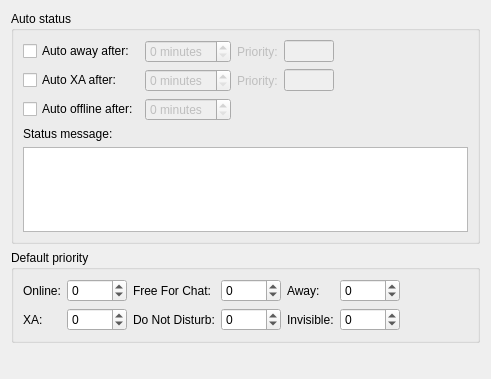
<?xml version="1.0" encoding="UTF-8"?>
<ui version="4.0">
 <class>OptStatusAuto</class>
 <widget class="QWidget" name="OptStatusAuto">
  <property name="geometry">
   <rect>
    <x>0</x>
    <y>0</y>
    <width>491</width>
    <height>379</height>
   </rect>
  </property>
  <property name="windowTitle">
   <string>Form</string>
  </property>
  <layout class="QVBoxLayout" name="verticalLayout_2">
   <item>
    <widget class="QGroupBox" name="groupBox">
     <property name="title">
      <string>Auto status</string>
     </property>
     <layout class="QVBoxLayout" name="verticalLayout">
      <item>
       <layout class="QGridLayout" name="_2">
        <property name="margin">
         <number>0</number>
        </property>
        <property name="spacing">
         <number>6</number>
        </property>
        <item row="2" column="1">
         <widget class="QSpinBox" name="sb_asOffline">
          <property name="enabled">
           <bool>false</bool>
          </property>
          <property name="suffix">
           <string> minutes</string>
          </property>
         </widget>
        </item>
        <item row="1" column="1">
         <widget class="QSpinBox" name="sb_asXa">
          <property name="enabled">
           <bool>false</bool>
          </property>
          <property name="suffix">
           <string> minutes</string>
          </property>
         </widget>
        </item>
        <item row="2" column="0">
         <widget class="QCheckBox" name="ck_asOffline">
          <property name="text">
           <string>Auto offline after:</string>
          </property>
         </widget>
        </item>
        <item row="1" column="0">
         <widget class="QCheckBox" name="ck_asXa">
          <property name="text">
           <string>Auto XA after:</string>
          </property>
         </widget>
        </item>
        <item row="0" column="0">
         <widget class="QCheckBox" name="ck_asAway">
          <property name="text">
           <string>Auto away after:</string>
          </property>
         </widget>
        </item>
        <item row="0" column="1">
         <widget class="QSpinBox" name="sb_asAway">
          <property name="enabled">
           <bool>false</bool>
          </property>
          <property name="suffix">
           <string> minutes</string>
          </property>
         </widget>
        </item>
        <item row="0" column="3">
         <widget class="QLineEdit" name="le_asPriority">
          <property name="enabled">
           <bool>false</bool>
          </property>
          <property name="maximumSize">
           <size>
            <width>50</width>
            <height>16777215</height>
           </size>
          </property>
         </widget>
        </item>
        <item row="1" column="3">
         <widget class="QLineEdit" name="le_asXaPriority">
          <property name="enabled">
           <bool>false</bool>
          </property>
          <property name="maximumSize">
           <size>
            <width>50</width>
            <height>16777215</height>
           </size>
          </property>
         </widget>
        </item>
        <item row="0" column="4">
         <spacer name="horizontalSpacer">
          <property name="orientation">
           <enum>Qt::Horizontal</enum>
          </property>
          <property name="sizeHint" stdset="0">
           <size>
            <width>10</width>
            <height>20</height>
           </size>
          </property>
         </spacer>
        </item>
        <item row="0" column="2">
         <widget class="QLabel" name="lb_asPriority">
          <property name="enabled">
           <bool>false</bool>
          </property>
          <property name="text">
           <string>Priority:</string>
          </property>
         </widget>
        </item>
        <item row="1" column="2">
         <widget class="QLabel" name="lb_asXaPriority">
          <property name="enabled">
           <bool>false</bool>
          </property>
          <property name="text">
           <string>Priority:</string>
          </property>
         </widget>
        </item>
       </layout>
      </item>
      <item>
       <widget class="QLabel" name="TextLabel1_8">
        <property name="text">
         <string>Status message:</string>
        </property>
       </widget>
      </item>
      <item>
       <widget class="ChatEdit" name="te_asMessage">
        <property name="acceptRichText">
         <bool>false</bool>
        </property>
        <property name="maximumSize">
         <size>
          <width>32767</width>
          <height>100</height>
         </size>
        </property>
        <property name="tabChangesFocus">
         <bool>true</bool>
        </property>
       </widget>
      </item>
     </layout>
    </widget>
   </item>
   <item>
    <widget class="QGroupBox" name="gb_defPriority">
     <property name="title">
      <string>Default priority</string>
     </property>
     <layout class="QHBoxLayout" name="horizontalLayout_7">
      <item>
       <layout class="QGridLayout" name="gridLayout">
        <item row="0" column="0">
         <layout class="QHBoxLayout" name="horizontalLayout">
          <item>
           <widget class="QLabel" name="lb_dpOnline">
            <property name="text">
             <string>Online:</string>
            </property>
           </widget>
          </item>
          <item>
           <widget class="QSpinBox" name="sb_dpOnline">
            <property name="minimumSize">
             <size>
              <width>60</width>
              <height>0</height>
             </size>
            </property>
            <property name="maximumSize">
             <size>
              <width>60</width>
              <height>16777215</height>
             </size>
            </property>
            <property name="minimum">
             <number>-128</number>
            </property>
            <property name="maximum">
             <number>127</number>
            </property>
            <property name="value">
             <number>0</number>
            </property>
           </widget>
          </item>
         </layout>
        </item>
        <item row="0" column="2">
         <layout class="QHBoxLayout" name="horizontalLayout_5">
          <item>
           <widget class="QLabel" name="lb_dpAway">
            <property name="text">
             <string>Away:</string>
            </property>
           </widget>
          </item>
          <item>
           <widget class="QSpinBox" name="sb_dpAway">
            <property name="minimumSize">
             <size>
              <width>60</width>
              <height>0</height>
             </size>
            </property>
            <property name="maximumSize">
             <size>
              <width>60</width>
              <height>16777215</height>
             </size>
            </property>
            <property name="minimum">
             <number>-128</number>
            </property>
            <property name="maximum">
             <number>127</number>
            </property>
            <property name="value">
             <number>0</number>
            </property>
           </widget>
          </item>
         </layout>
        </item>
        <item row="0" column="1">
         <layout class="QHBoxLayout" name="horizontalLayout_2">
          <item>
           <widget class="QLabel" name="lb_dpChat">
            <property name="text">
             <string>Free For Chat:</string>
            </property>
           </widget>
          </item>
          <item>
           <widget class="QSpinBox" name="sb_dpChat">
            <property name="minimumSize">
             <size>
              <width>60</width>
              <height>0</height>
             </size>
            </property>
            <property name="maximumSize">
             <size>
              <width>60</width>
              <height>16777215</height>
             </size>
            </property>
            <property name="minimum">
             <number>-128</number>
            </property>
            <property name="maximum">
             <number>127</number>
            </property>
            <property name="value">
             <number>0</number>
            </property>
           </widget>
          </item>
         </layout>
        </item>
        <item row="1" column="0">
         <layout class="QHBoxLayout" name="horizontalLayout_3">
          <item>
           <widget class="QLabel" name="lb_dpXa">
            <property name="text">
             <string>XA:</string>
            </property>
           </widget>
          </item>
          <item>
           <widget class="QSpinBox" name="sb_dpXa">
            <property name="minimumSize">
             <size>
              <width>60</width>
              <height>0</height>
             </size>
            </property>
            <property name="maximumSize">
             <size>
              <width>60</width>
              <height>16777215</height>
             </size>
            </property>
            <property name="minimum">
             <number>-128</number>
            </property>
            <property name="maximum">
             <number>127</number>
            </property>
            <property name="value">
             <number>0</number>
            </property>
           </widget>
          </item>
         </layout>
        </item>
        <item row="1" column="1">
         <layout class="QHBoxLayout" name="horizontalLayout_4">
          <item>
           <widget class="QLabel" name="lb_dpDnd">
            <property name="text">
             <string>Do Not Disturb:</string>
            </property>
           </widget>
          </item>
          <item>
           <widget class="QSpinBox" name="sb_dpDnd">
            <property name="minimumSize">
             <size>
              <width>60</width>
              <height>0</height>
             </size>
            </property>
            <property name="maximumSize">
             <size>
              <width>60</width>
              <height>16777215</height>
             </size>
            </property>
            <property name="minimum">
             <number>-128</number>
            </property>
            <property name="maximum">
             <number>127</number>
            </property>
            <property name="value">
             <number>0</number>
            </property>
           </widget>
          </item>
         </layout>
        </item>
        <item row="1" column="2">
         <layout class="QHBoxLayout" name="horizontalLayout_6">
          <item>
           <widget class="QLabel" name="lb_dpInvisible">
            <property name="text">
             <string>Invisible:</string>
            </property>
           </widget>
          </item>
          <item>
           <widget class="QSpinBox" name="sb_dpInvisible">
            <property name="minimumSize">
             <size>
              <width>60</width>
              <height>0</height>
             </size>
            </property>
            <property name="maximumSize">
             <size>
              <width>60</width>
              <height>16777215</height>
             </size>
            </property>
            <property name="minimum">
             <number>-128</number>
            </property>
            <property name="maximum">
             <number>127</number>
            </property>
            <property name="value">
             <number>0</number>
            </property>
           </widget>
          </item>
         </layout>
        </item>
       </layout>
      </item>
      <item>
       <spacer name="horizontalSpacer_2">
        <property name="orientation">
         <enum>Qt::Horizontal</enum>
        </property>
        <property name="sizeHint" stdset="0">
         <size>
          <width>40</width>
          <height>20</height>
         </size>
        </property>
       </spacer>
      </item>
     </layout>
    </widget>
   </item>
   <item>
    <spacer name="verticalSpacer">
     <property name="orientation">
      <enum>Qt::Vertical</enum>
     </property>
     <property name="sizeHint" stdset="0">
      <size>
       <width>20</width>
       <height>40</height>
      </size>
     </property>
    </spacer>
   </item>
  </layout>
 </widget>
 <customwidgets>
  <customwidget>
   <class>ChatEdit</class>
   <extends>QTextEdit</extends>
   <header>msgmle.h</header>
  </customwidget>
 </customwidgets>
 <tabstops>
  <tabstop>ck_asAway</tabstop>
  <tabstop>sb_asAway</tabstop>
  <tabstop>le_asPriority</tabstop>
  <tabstop>ck_asXa</tabstop>
  <tabstop>sb_asXa</tabstop>
  <tabstop>le_asXaPriority</tabstop>
  <tabstop>ck_asOffline</tabstop>
  <tabstop>sb_asOffline</tabstop>
  <tabstop>te_asMessage</tabstop>
  <tabstop>sb_dpOnline</tabstop>
  <tabstop>sb_dpChat</tabstop>
  <tabstop>sb_dpAway</tabstop>
  <tabstop>sb_dpXa</tabstop>
  <tabstop>sb_dpDnd</tabstop>
  <tabstop>sb_dpInvisible</tabstop>
 </tabstops>
 <resources/>
 <connections>
  <connection>
   <sender>ck_asAway</sender>
   <signal>toggled(bool)</signal>
   <receiver>sb_asAway</receiver>
   <slot>setEnabled(bool)</slot>
   <hints>
    <hint type="sourcelabel">
     <x>87</x>
     <y>27</y>
    </hint>
    <hint type="destinationlabel">
     <x>210</x>
     <y>28</y>
    </hint>
   </hints>
  </connection>
  <connection>
   <sender>ck_asXa</sender>
   <signal>toggled(bool)</signal>
   <receiver>sb_asXa</receiver>
   <slot>setEnabled(bool)</slot>
   <hints>
    <hint type="sourcelabel">
     <x>87</x>
     <y>62</y>
    </hint>
    <hint type="destinationlabel">
     <x>210</x>
     <y>63</y>
    </hint>
   </hints>
  </connection>
  <connection>
   <sender>ck_asOffline</sender>
   <signal>toggled(bool)</signal>
   <receiver>sb_asOffline</receiver>
   <slot>setEnabled(bool)</slot>
   <hints>
    <hint type="sourcelabel">
     <x>87</x>
     <y>97</y>
    </hint>
    <hint type="destinationlabel">
     <x>210</x>
     <y>98</y>
    </hint>
   </hints>
  </connection>
  <connection>
   <sender>ck_asAway</sender>
   <signal>toggled(bool)</signal>
   <receiver>lb_asPriority</receiver>
   <slot>setEnabled(bool)</slot>
   <hints>
    <hint type="sourcelabel">
     <x>104</x>
     <y>48</y>
    </hint>
    <hint type="destinationlabel">
     <x>346</x>
     <y>82</y>
    </hint>
   </hints>
  </connection>
  <connection>
   <sender>ck_asAway</sender>
   <signal>toggled(bool)</signal>
   <receiver>le_asPriority</receiver>
   <slot>setEnabled(bool)</slot>
   <hints>
    <hint type="sourcelabel">
     <x>104</x>
     <y>48</y>
    </hint>
    <hint type="destinationlabel">
     <x>404</x>
     <y>48</y>
    </hint>
   </hints>
  </connection>
  <connection>
   <sender>ck_asXa</sender>
   <signal>toggled(bool)</signal>
   <receiver>lb_asXaPriority</receiver>
   <slot>setEnabled(bool)</slot>
   <hints>
    <hint type="sourcelabel">
     <x>104</x>
     <y>82</y>
    </hint>
    <hint type="destinationlabel">
     <x>346</x>
     <y>48</y>
    </hint>
   </hints>
  </connection>
  <connection>
   <sender>ck_asXa</sender>
   <signal>toggled(bool)</signal>
   <receiver>le_asXaPriority</receiver>
   <slot>setEnabled(bool)</slot>
   <hints>
    <hint type="sourcelabel">
     <x>104</x>
     <y>82</y>
    </hint>
    <hint type="destinationlabel">
     <x>404</x>
     <y>82</y>
    </hint>
   </hints>
  </connection>
 </connections>
</ui>
